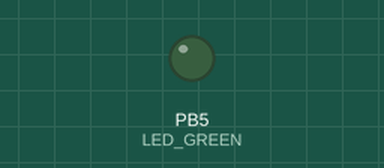
This program was run on a simulated ATmega328P, built with avr-gcc and emulated at 16 MHz. Shown: output pins drawn as LEDs (lit = HIGH).

Above: at 1.0 s.
At 35.0 s:
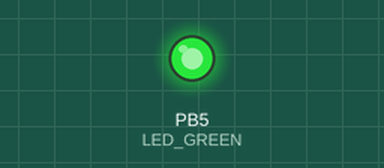
Timing chart, 0 to 41.6 s (numbered marks = the images above):
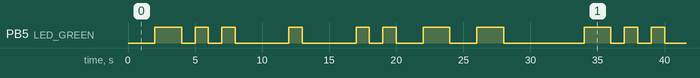

The program:

main.c
```c
// (licence header left out)
/* Defines -----------------------------------------------------------*/
#define LED_GREEN   PB5     // AVR pin where green LED is connected
#define SHORT_DELAY 1000      // Delay in miliseconds
#ifndef F_CPU
#define F_CPU 16000000      // CPU frequency in Hz required for delay func
#endif

/* Includes ----------------------------------------------------------*/
#include <util/delay.h>     // Functions for busy-wait delay loops
#include <avr/io.h>         // AVR device-specific IO definitions

/* Variables ---------------------------------------------------------*/

/* Function prototypes -----------------------------------------------*/

/* Functions ---------------------------------------------------------*/
/**
 * Toggle one LED and use the function from the delay library.
 */
int main(void)
{
    // Set pin as output in Data Direction Register
    // DDRB = DDRB or 0010 0000
    DDRB = DDRB | (1<<LED_GREEN);
	// | funkce or  << shift 1 na pozici LED_GREEN

    // Set pin LOW in Data Register (LED off)
    // PORTB = PORTB and 1101 1111
    PORTB = PORTB & ~(1<<LED_GREEN);
	// & funkce and ~ negace

    // Infinite loop
    while (1)
    {
        // Pause several miliseconds
		// D
		 _delay_ms(SHORT_DELAY*2);
		 PORTB = PORTB ^ (1<<LED_GREEN);
		 _delay_ms(SHORT_DELAY*2);
		 PORTB = PORTB ^ (1<<LED_GREEN);
		 _delay_ms(SHORT_DELAY);
		 PORTB = PORTB ^ (1<<LED_GREEN);
		 _delay_ms(SHORT_DELAY);
		 PORTB = PORTB ^ (1<<LED_GREEN);
		 _delay_ms(SHORT_DELAY);
		 PORTB = PORTB ^ (1<<LED_GREEN);
		 _delay_ms(SHORT_DELAY);
		 PORTB = PORTB ^ (1<<LED_GREEN);
		 _delay_ms(SHORT_DELAY*4);

		//E
        PORTB = PORTB ^ (1<<LED_GREEN);
		_delay_ms(SHORT_DELAY);
		PORTB = PORTB ^ (1<<LED_GREEN);
		_delay_ms(SHORT_DELAY*4);

		// 2
        PORTB = PORTB ^ (1<<LED_GREEN);
        _delay_ms(SHORT_DELAY);
        PORTB = PORTB ^ (1<<LED_GREEN);
        _delay_ms(SHORT_DELAY);
        PORTB = PORTB ^ (1<<LED_GREEN);
        _delay_ms(SHORT_DELAY);
        PORTB = PORTB ^ (1<<LED_GREEN);
        _delay_ms(SHORT_DELAY*2);
        PORTB = PORTB ^ (1<<LED_GREEN);
		_delay_ms(SHORT_DELAY*2);
		PORTB = PORTB ^ (1<<LED_GREEN);
		_delay_ms(SHORT_DELAY*2);
        PORTB = PORTB ^ (1<<LED_GREEN);
        _delay_ms(SHORT_DELAY*2);
        PORTB = PORTB ^ (1<<LED_GREEN);
        _delay_ms(SHORT_DELAY*4);

        // Invert LED in Data Register
        // PORTB = PORTB xor 0010 0000
		// ^ funkce xor
    }

    // Will never reach this
    return 0;
}

/* Interrupt routines ------------------------------------------------*/
```

Measured:
- by itself, PB5 (LED_GREEN): repeats every 32.0 s: 2 × (LOW 1.0 s, HIGH 1.0 s), 2 × (LOW 4.0 s, HIGH 1.0 s), LOW 1.0 s, HIGH 1.0 s, 2 × (LOW 2.0 s, HIGH 2.0 s), LOW 6.0 s, HIGH 2.0 s
- by itself, everything shown: repeats every 32.0 s, in 16 steps
